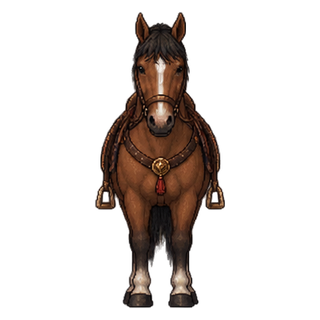
#> input picture dist/assets/maps/horse-front-idle.png, 320 x 320 px
$ python mounted-pixel.py
#> lines starting #> are read from the running program, lines starting #| are printed output that depends on the picture
from PIL import Image, ImageDraw
from pathlib import Path

ROOT = Path(__file__).resolve().parents[2] / 'dist' / 'assets'
OUT = ROOT / 'player' / 'mounted'
OUT.mkdir(parents=True, exist_ok=True)
W = 80
H = 120
S = 4
CELL = 256
RIDER_HEIGHT = 384

# Outfit palette follows the six existing avatar outfits, in saved-ID order.
OUTFITS = [
    ('#236783','#16455e','#dbac4d','#1e4757','#463323'),
    ('#b67b36','#744923','#eee0b6','#4c5330','#523729'),
    ('#9e3829','#5d2822','#c78045','#303f3b','#423027'),
    ('#e8ae38','#ba7625','#e8cf68','#304d6a','#36434b'),
    ('#eeeae1','#c8c4bb','#292b2c','#e8e6db','#c4ad8b'),
    ('#125c87','#0d345b','#3296aa','#172b4d','#171d2a'),
]
SKINS = [('#f3ceac','#d59d75'),('#e3b78a','#b87b52'),('#bd8760','#925b3a'),('#80583f','#593b30')]
INK = '#292725'

def poly(d, points, fill, outline=INK):
    points=[(x*S,y*S) for x,y in points]
    d.polygon(points, fill=fill)
    if outline: d.line(points + [points[0]], fill=outline, width=S, joint='curve')

def line(d, points, fill, width=2): d.line([(x*S,y*S) for x,y in points], fill=fill, width=width*S, joint='curve')

def rider(outfit, skin, direction, gait):
    main, shade, accent, pants, boots = OUTFITS[outfit]
    flesh, flesh_shade = SKINS[skin]
    far = Image.new('RGBA',(W*S,H*S)); core = Image.new('RGBA',(W*S,H*S)); near = Image.new('RGBA',(W*S,H*S))
    f,c,n = (ImageDraw.Draw(i) for i in (far,core,near))
    bob = 1 if gait == 1 else 0
    # A seated figure is drawn from fresh shapes, never extracted from walking bodies.
    if direction == 'side':
        # Far calf disappears behind the horse; only its stirrup and shoe peek out.
        poly(f,[(45,65+bob),(52,68+bob),(50,77+bob),(47,84+bob),(43,83+bob),(45,73+bob)],pants)
        poly(f,[(42,82+bob),(48,82+bob),(49,87+bob),(40,87+bob)],boots)
        poly(c,[(34,37+bob),(44,36+bob),(49,43+bob),(47,59+bob),(45,66+bob),(34,66+bob),(30,58+bob),(30,44+bob)],main)
        poly(c,[(33,56+bob),(47,57+bob),(48,65+bob),(33,66+bob)],shade)
        # Bent upper leg follows the saddle; the near shin hangs beside the flank.
        poly(n,[(37,63+bob),(49,63+bob),(47,70+bob),(31,74+bob),(26,71+bob),(31,67+bob)],pants)
        poly(n,[(27,71+bob),(34,72+bob),(35,82+bob),(32,90+bob),(27,89+bob),(28,81+bob)],pants)
        if outfit==5:
            poly(n,[(28,77+bob),(34,77+bob),(34,84+bob),(28,84+bob)],flesh)
            line(n,[(28,84+bob),(33,84+bob)],'#ece7dc',2)
        poly(n,[(27,86+bob),(33,87+bob),(36,91+bob),(27,92+bob),(25,90+bob)],boots)
        poly(n,[(31,40+bob),(36,42+bob),(34,51+bob),(28,56+bob),(22,54+bob),(21,51+bob),(27,49+bob)],main)
        poly(n,[(21,50+bob),(25,51+bob),(24,57+bob),(20,58+bob),(18,55+bob)],flesh)
        line(ImageDraw.Draw(core),[(34,42+bob),(40,43+bob)],accent,2)
        if outfit==4: line(c,[(35,40+bob),(43,48+bob),(36,54+bob)],shade,2)
        if outfit==5: line(c,[(40,40+bob),(40,60+bob)],accent,2)
    else:
        # Both shoulders and thighs are visible, but the horse covers the pelvis.
        poly(f,[(30,62+bob),(38,64+bob),(35,75+bob),(30,84+bob),(25,82+bob),(27,73+bob)],pants)
        poly(f,[(43,64+bob),(50,62+bob),(54,74+bob),(56,83+bob),(51,85+bob),(46,75+bob)],pants)
        if outfit==5:
            poly(f,[(26,75+bob),(34,76+bob),(31,82+bob),(25,82+bob)],flesh)
            poly(f,[(48,76+bob),(55,75+bob),(56,82+bob),(50,82+bob)],flesh)
        poly(f,[(24,81+bob),(31,81+bob),(31,87+bob),(22,87+bob)],boots)
        poly(f,[(50,81+bob),(57,81+bob),(59,87+bob),(49,87+bob)],boots)
        poly(c,[(31,38+bob),(48,38+bob),(52,43+bob),(50,64+bob),(46,68+bob),(34,68+bob),(29,63+bob),(28,44+bob)],main)
        poly(c,[(32,59+bob),(49,59+bob),(48,67+bob),(33,67+bob)],shade)
        poly(n,[(29,42+bob),(33,43+bob),(31,57+bob),(27,67+bob),(23,66+bob),(25,55+bob)],main)
        poly(n,[(48,43+bob),(52,42+bob),(56,55+bob),(57,65+bob),(53,67+bob),(49,56+bob)],main)
        poly(n,[(22,64+bob),(28,64+bob),(27,70+bob),(23,71+bob)],flesh)
        poly(n,[(52,64+bob),(58,64+bob),(59,70+bob),(54,71+bob)],flesh)
        if outfit==4:
            line(c,[(33,40+bob),(41,52+bob),(47,40+bob)],shade,3)
            line(c,[(31,61+bob),(49,61+bob)],INK,2)
        elif outfit==5:
            line(c,[(38,40+bob),(38,60+bob)],accent,2)
            line(c,[(44,40+bob),(44,60+bob)],accent,2)
        else: line(c,[(39,40+bob),(39,58+bob)],accent,2)
    if outfit==0: line(c,[(33,57+bob),(46,57+bob)],accent,2)
    if outfit==1: line(c,[(35,40+bob),(35,57+bob),(45,57+bob),(45,40+bob)],shade,2)
    if outfit==2: line(c,[(34,42+bob),(47,42+bob)],accent,2)
    if outfit==3: line(c,[(34,55+bob),(47,55+bob)],shade,2)
    return far,core,near

# 6 outfits × 4 skins × 3 directions (front, side, back) × 3 poses.
for layer in range(3):
    atlas=Image.new('RGBA',(12*CELL,18*RIDER_HEIGHT))
    for outfit in range(6):
        for skin in range(4):
            for direction in range(3):
                for gait in range(3):
                    index=outfit*36+skin*9+direction*3+gait
                    tile=rider(outfit,skin,'side' if direction==1 else 'back' if direction==2 else 'front',gait)[layer]
                    tile=tile.resize((CELL,RIDER_HEIGHT),Image.Resampling.LANCZOS)
                    atlas.alpha_composite(tile,((index%12)*CELL,(index//12)*RIDER_HEIGHT))
    # Avoid PIL's optimizer leaving an incomplete large atlas on some builds.
    target=OUT / ('far.png','body.png','near.png')[layer]
    temporary=target.with_suffix('.png.tmp')
    atlas.save(temporary,format='PNG',optimize=False)
    temporary.replace(target)
#> this loop made 3 passes
#> pass 1, `atlas.save(temporary,format='PNG',optimize=False)`:
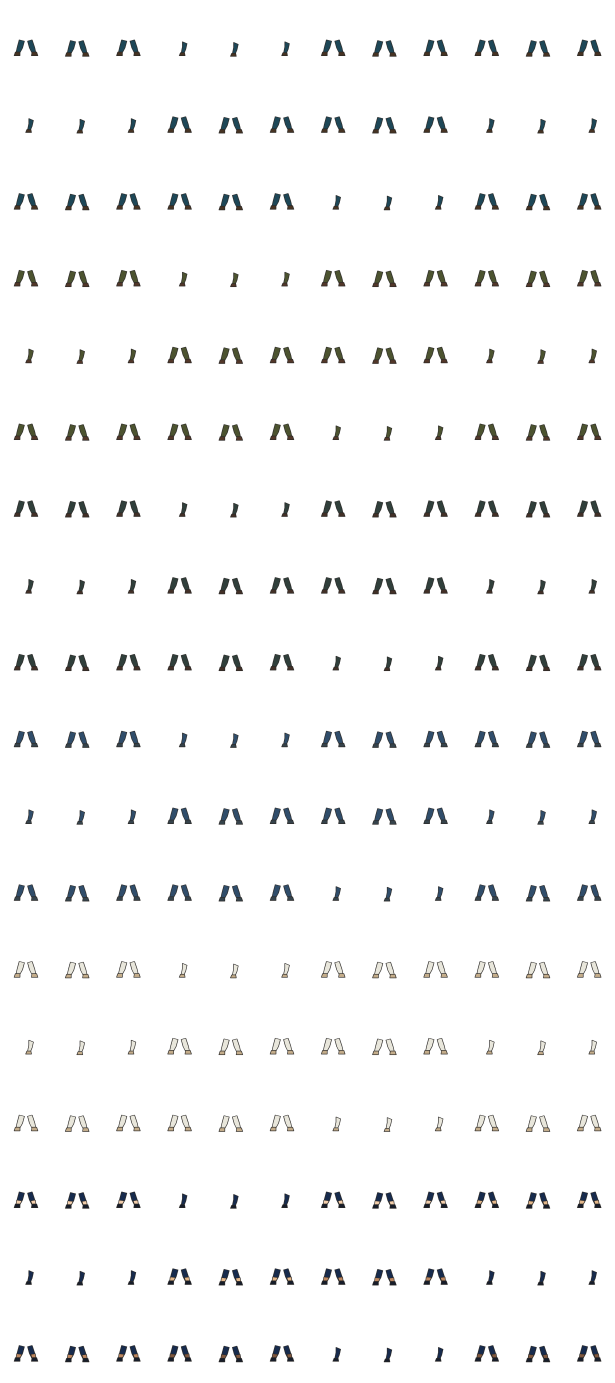
#> saved as far.png.tmp: PIL image 3072x6912 RGBA (shown at 1/5 size); mean R, G, B, A 2.8, 3, 3, 9.6; transparent parts drawn white
#> pass 2, `atlas.save(temporary,format='PNG',optimize=False)`:
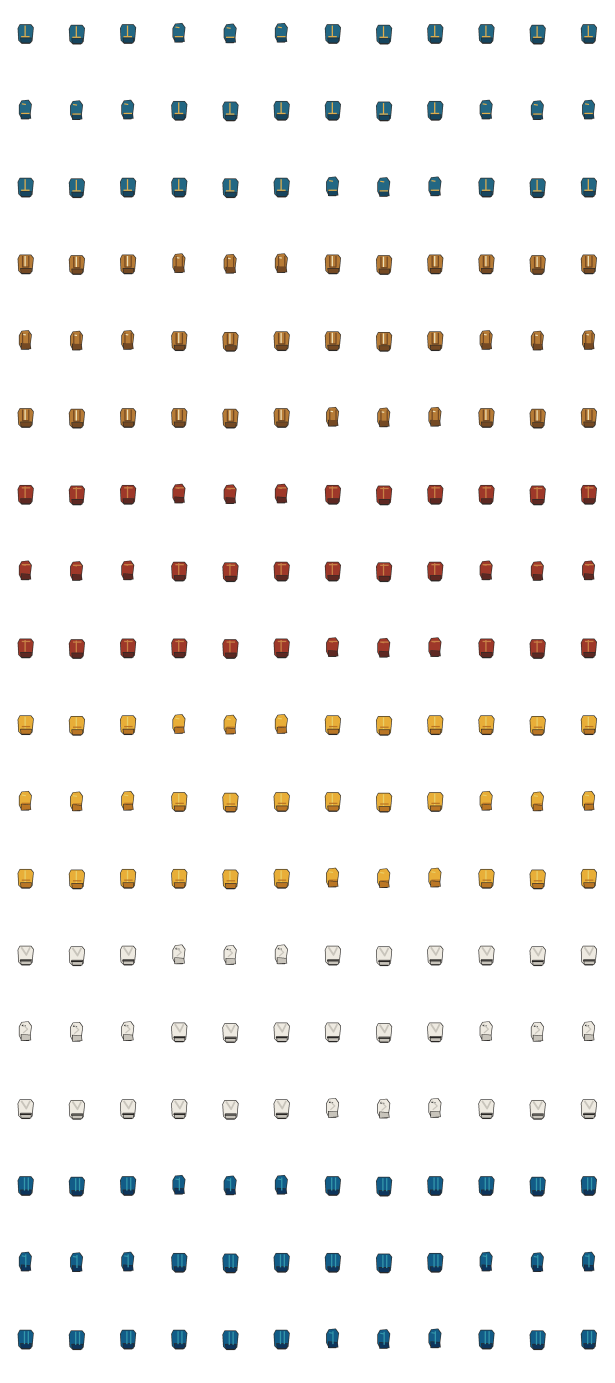
#> saved as body.png.tmp: PIL image 3072x6912 RGBA (shown at 1/5 size); mean R, G, B, A 8, 7.2, 6, 16.9; transparent parts drawn white
#> after the loop:
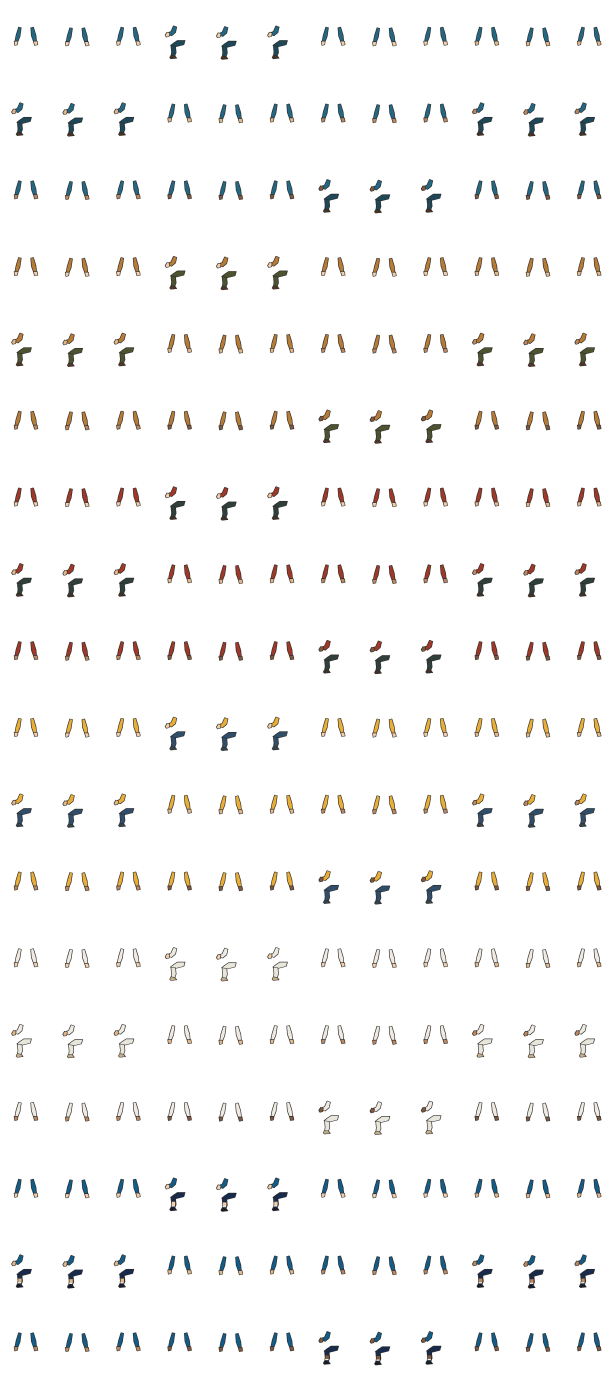
#> atlas: PIL image 3072x6912 RGBA (shown at 1/5 size); mean R, G, B, A 4.8, 4.5, 3.9, 11.3; transparent parts drawn white
#> after the loop:
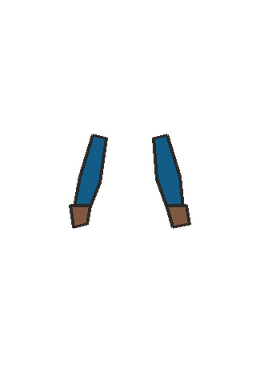
#> tile: PIL image 256x384 RGBA; mean R, G, B, A 1.9, 3.2, 4, 10.3; transparent parts drawn white

# Preserve the full horse drawing so it reduces as smoothly as the walking avatar.
horse_atlas=Image.new('RGBA',(4*CELL,3*CELL))
#> horse_atlas: PIL image 1024x768 RGBA; every value is 0
for di,direction in enumerate(('front','back','left','right')):
    idle_raw=Image.open(ROOT/'maps'/f'horse-{direction}-idle.png').convert('RGBA').resize((CELL,CELL),Image.Resampling.LANCZOS)
    idle_box=idle_raw.getchannel('A').point(lambda p:255 if p>=16 else 0).getbbox()
    walk_frame=None
    for gait in range(3):
        # The supplied horse art has one asymmetric walk pose. Alternate it
        # with the balanced planted pose to create a readable two-phase stride.
        pose = 'walk' if gait == 1 else 'idle'
        original=Image.open(ROOT/'maps'/f'horse-{direction}-{pose}.png').convert('RGBA')
#> original is the input picture: PIL image 320x320 RGBA; mean R, G, B, A 16.5, 10.3, 7.3, 51.2
        colors=original.resize((CELL,CELL),Image.Resampling.LANCZOS)
        if gait:
            box=colors.getchannel('A').point(lambda p:255 if p>=16 else 0).getbbox()
            fitted=colors.crop(box).resize((idle_box[2]-idle_box[0],idle_box[3]-idle_box[1]),Image.Resampling.LANCZOS)
            aligned=Image.new('RGBA',(CELL,CELL));aligned.alpha_composite(fitted,idle_box[:2]);colors=aligned
        horse_atlas.alpha_composite(colors,(di*CELL,gait*CELL))
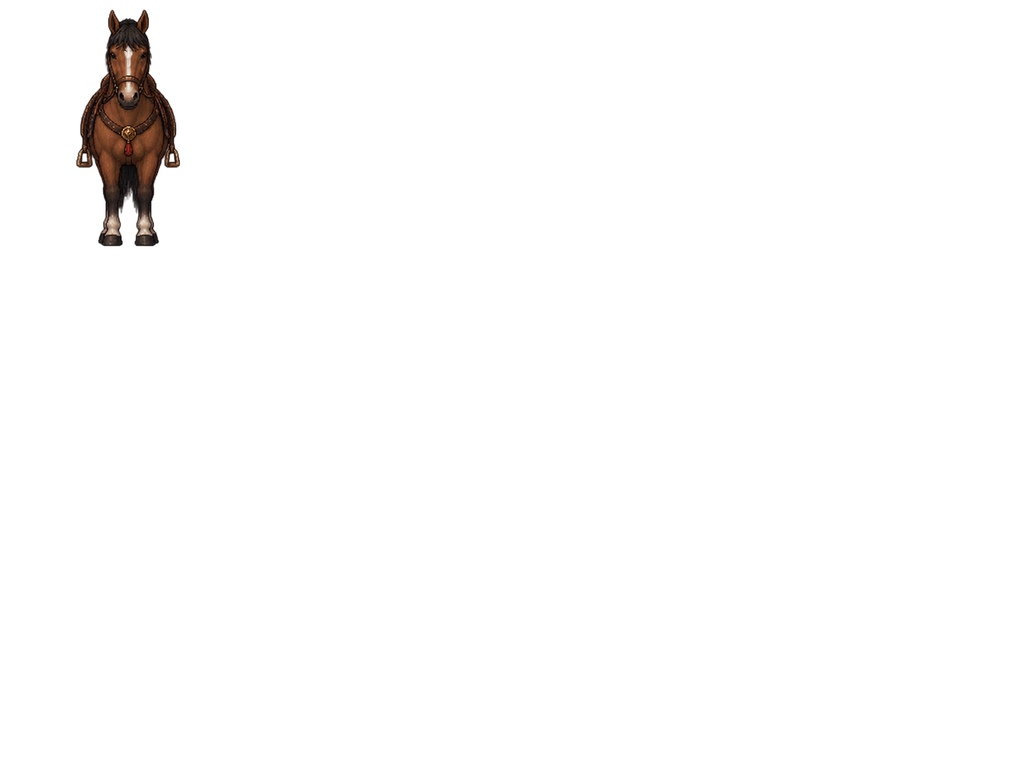
#> horse_atlas: PIL image 1024x768 RGBA; mean R, G, B, A 1.4, 0.9, 0.6, 4.3; transparent parts drawn white
#> (the run stopped early here; a loop or call above may not have finished)
